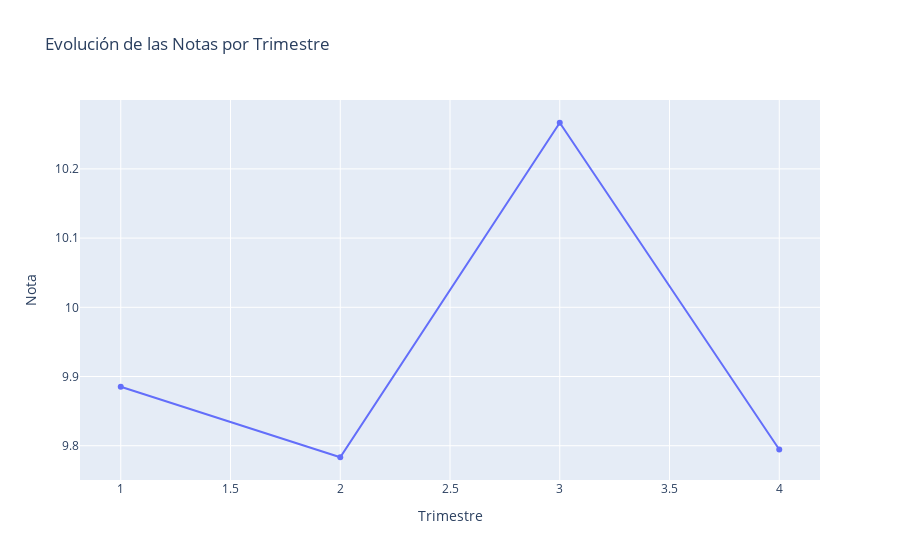

Write notebook code for a chart like this one.
### Code cell
# Calcular los promedios de notas por trimestre
promedios_por_trimestre = df.groupby("Trimestre")["Nota"].mean().reset_index()

# Crear el gráfico de líneas para mostrar la evolución de las notas por trimestre
fig = px.line(promedios_por_trimestre, x="Trimestre", y="Nota", title="Evolución de las Notas por Trimestre",markers=True)
fig.show()

### Figure 1 — Plotly figure (JSON) as saved in the notebook; plotly's stock layout.template omitted (floating-point values rounded to 4 significant figures)
{"data": [{"hovertemplate": "Trimestre=%{x}<br>Nota=%{y}<extra></extra>", "legendgroup": "", "line": {"color": "#636efa", "dash": "solid"}, "marker": {"symbol": "circle"}, "mode": "markers+lines", "name": "", "orientation": "v", "showlegend": false, "type": "scatter", "x": [1, 2, 3, 4], "xaxis": "x", "y": [9.885, 9.783, 10.27, 9.794], "yaxis": "y"}], "layout": {"legend": {"tracegroupgap": 0}, "title": {"text": "Evolución de las Notas por Trimestre"}, "xaxis": {"anchor": "y", "domain": [0, 1], "title": {"text": "Trimestre"}}, "yaxis": {"anchor": "x", "domain": [0, 1], "title": {"text": "Nota"}}}}
